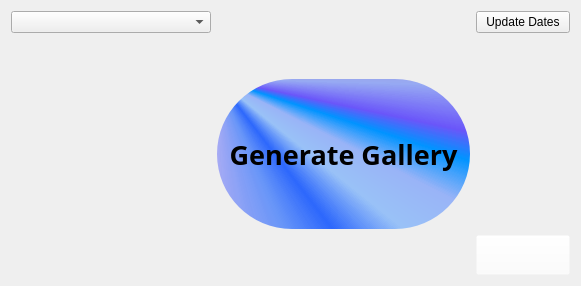
      <widget class="QWidget" name="tab_7">
       <attribute name="title">
        <string>Gallery</string>
       </attribute>
       <layout class="QGridLayout" name="gridLayout_10">
        <item row="3" column="2">
         <spacer name="verticalSpacer_7">
          <property name="orientation">
           <enum>Qt::Vertical</enum>
          </property>
          <property name="sizeHint" stdset="0">
           <size>
            <width>20</width>
            <height>40</height>
           </size>
          </property>
         </spacer>
        </item>
        <item row="2" column="2">
         <widget class="QPushButton" name="pushButton_makeGallery">
          <property name="sizePolicy">
           <sizepolicy hsizetype="Expanding" vsizetype="Fixed">
            <horstretch>0</horstretch>
            <verstretch>0</verstretch>
           </sizepolicy>
          </property>
          <property name="minimumSize">
           <size>
            <width>150</width>
            <height>150</height>
           </size>
          </property>
          <property name="font">
           <font>
            <family>Yrsa</family>
            <pointsize>20</pointsize>
            <weight>75</weight>
            <italic>false</italic>
            <bold>true</bold>
           </font>
          </property>
          <property name="cursor">
           <cursorShape>CrossCursor</cursorShape>
          </property>
          <property name="mouseTracking">
           <bool>false</bool>
          </property>
          <property name="focusPolicy">
           <enum>Qt::ClickFocus</enum>
          </property>
          <property name="styleSheet">
           <string notr="true">border-radius: 75; 
background-color: qconicalgradient(cx:0, cy:0, angle:132.6, stop:0 rgba(0, 6, 255, 69), stop:0.375 rgba(12, 0, 255, 69), stop:0.423533 rgba(0, 81, 255, 145), stop:0.45 rgba(0, 72, 255, 208), stop:0.482587 rgba(71, 150, 255, 130), stop:0.518717 rgba(71, 123, 255, 130), stop:0.552239 rgba(0, 147, 255, 255), stop:0.57754 rgba(31, 0, 255, 163), stop:0.625 rgba(0, 52, 249, 94), stop:1 rgba(255, 0, 0, 255));</string>
          </property>
          <property name="text">
           <string>Generate Gallery</string>
          </property>
         </widget>
        </item>
        <item row="0" column="2">
         <spacer name="horizontalSpacer_10">
          <property name="orientation">
           <enum>Qt::Horizontal</enum>
          </property>
          <property name="sizeHint" stdset="0">
           <size>
            <width>253</width>
            <height>20</height>
           </size>
          </property>
         </spacer>
        </item>
        <item row="0" column="3">
         <widget class="QPushButton" name="pushButton_fetchDates">
          <property name="sizePolicy">
           <sizepolicy hsizetype="Expanding" vsizetype="Fixed">
            <horstretch>0</horstretch>
            <verstretch>0</verstretch>
           </sizepolicy>
          </property>
          <property name="minimumSize">
           <size>
            <width>94</width>
            <height>0</height>
           </size>
          </property>
          <property name="text">
           <string>Update Dates</string>
          </property>
         </widget>
        </item>
        <item row="1" column="2">
         <spacer name="verticalSpacer_6">
          <property name="orientation">
           <enum>Qt::Vertical</enum>
          </property>
          <property name="sizeHint" stdset="0">
           <size>
            <width>20</width>
            <height>40</height>
           </size>
          </property>
         </spacer>
        </item>
        <item row="0" column="0">
         <widget class="QComboBox" name="combogallery">
          <property name="sizePolicy">
           <sizepolicy hsizetype="Expanding" vsizetype="Fixed">
            <horstretch>0</horstretch>
            <verstretch>0</verstretch>
           </sizepolicy>
          </property>
          <property name="minimumSize">
           <size>
            <width>200</width>
            <height>0</height>
           </size>
          </property>
         </widget>
        </item>
        <item row="3" column="3">
         <widget class="QPushButton" name="pushButton_secret">
          <property name="maximumSize">
           <size>
            <width>200</width>
            <height>200</height>
           </size>
          </property>
          <property name="styleSheet">
           <string notr="true">border-color:  rgba(165, 34, 34, 0);
background-color: rgba(255, 255, 255, 0)</string>
          </property>
          <property name="text">
           <string/>
          </property>
         </widget>
        </item>
       </layout>
      </widget>
